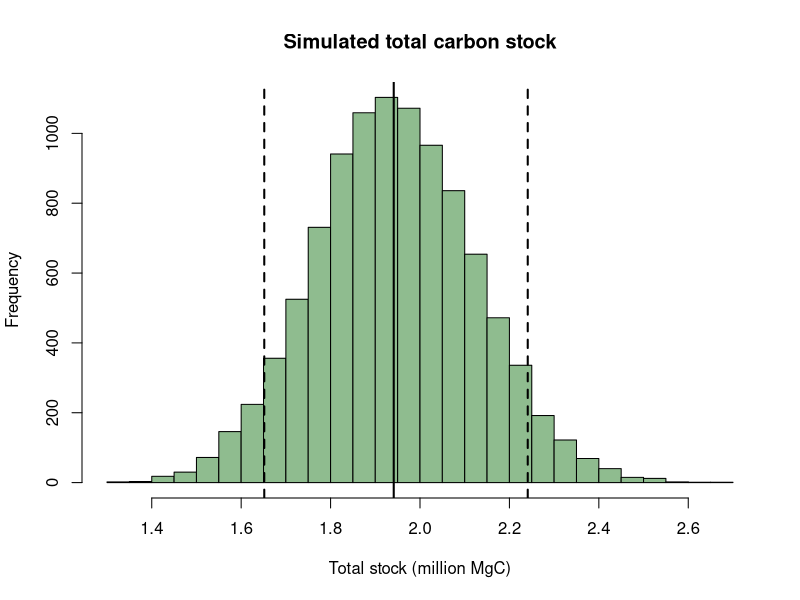

Write R code to recreate this figure.
## ---- chunk 1
library(sf)
library(dplyr)

trees <- read.csv("data/tree_measurements.csv")
plots <- read.csv("data/forest_plots.csv")
## ---- chunk 2
plot_carbon <- trees |>
  mutate(carbon_kg = agb_kg * 0.47) |>
  group_by(plot_id) |>
  summarise(carbon_rebuilt = sum(carbon_kg) / 1000 / 0.1)   # 0.1 ha plots

check <- plot_carbon |>
  left_join(select(plots, plot_id, reported = carbon), by = "plot_id")
head(check)
summary(check$carbon_rebuilt - check$reported)   # ~0: the chain reproduces
## ---- chunk 3
area_ha <- 12000        # forested population area, hectares (project boundary)

n        <- nrow(plots)
mean_c   <- mean(plots$carbon)
sd_c     <- sd(plots$carbon)
se_c     <- sd_c / sqrt(n)

total_MgC <- mean_c * area_ha

cat("Plots:                 ", n, "\n")
cat("Mean carbon density:   ", round(mean_c, 1), "MgC/ha\n")
cat("Standard error:        ", round(se_c, 1),  "MgC/ha\n")
cat("Total stock estimate:  ", format(round(total_MgC), big.mark = ","), "MgC\n")
## ---- chunk 4
z  <- 1.645
ci <- c(lower = mean_c - z * se_c, upper = mean_c + z * se_c) * area_ha
half_width_pct <- z * se_c / mean_c * 100

cat("90% CI for total stock: ",
    format(round(ci["lower"]), big.mark = ","), "to",
    format(round(ci["upper"]), big.mark = ","), "MgC\n")
cat("Uncertainty (half-width): ", round(half_width_pct, 1), "% of the mean\n")
## ---- chunk 5
set.seed(42)
n_sim <- 10000
allometric_cv <- 0.08

sim_density   <- rnorm(n_sim, mean_c, se_c)                 # sampling error
sim_allometry <- rnorm(n_sim, 1, allometric_cv)            # model error
sim_total     <- sim_density * sim_allometry * area_ha

q <- quantile(sim_total, c(0.05, 0.5, 0.95))
hist(sim_total / 1e6, breaks = 40, col = "darkseagreen",
     main = "Simulated total carbon stock",
     xlab = "Total stock (million MgC)")
abline(v = q / 1e6, lty = c(2, 1, 2), lwd = 2)

cat("Median total:        ", format(round(q[2]), big.mark = ","), "MgC\n")
cat("90% interval:        ",
    format(round(q[1]), big.mark = ","), "to",
    format(round(q[3]), big.mark = ","), "MgC\n")
cat("Combined uncertainty:", round((q[3] - q[1]) / 2 / q[2] * 100, 1), "% of median\n")
